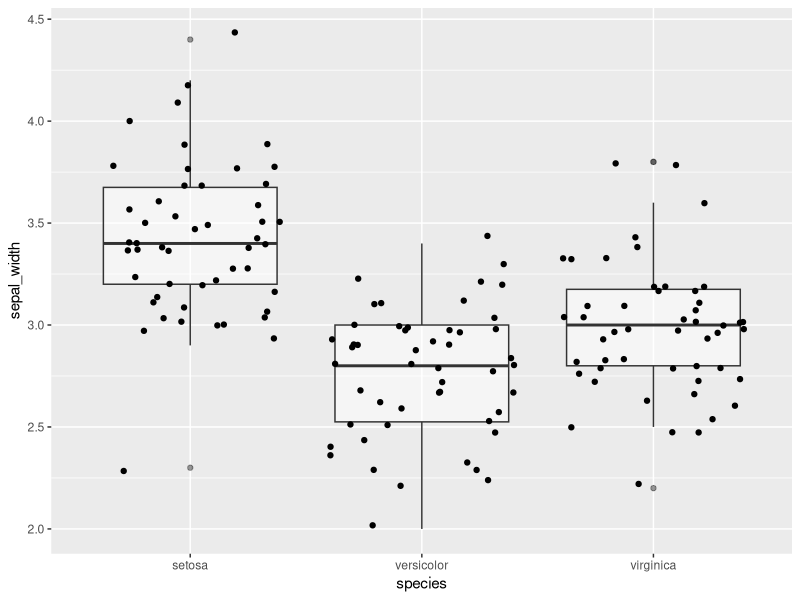
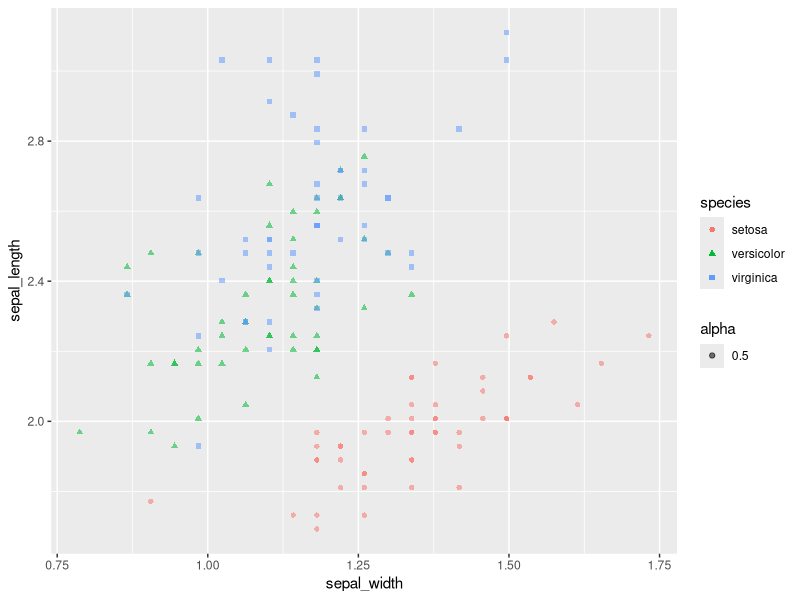
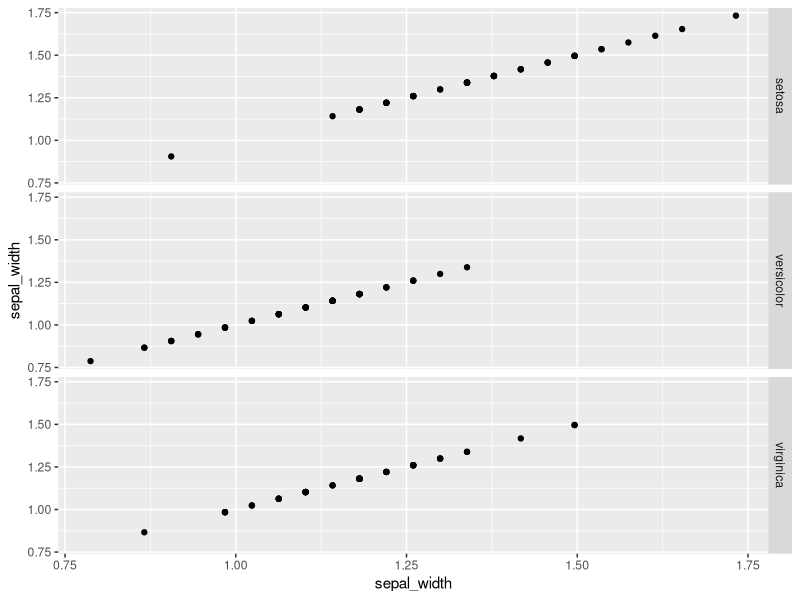

Write R code to recreate these figures, in order. (Note: this script raises an error after producing the figures.)
## ---- chunk 1
knitr::opts_chunk$set(error = TRUE)
## ---- chunk 2
# load your packages here:
library(tidyverse)
## ---- chunk 3
mtcars_1 <- mtcars %>% 
  as_tibble(rownames = "model") %>% 
  filter(cyl == 6) %>% 
  select(model, mpg, hp)

## ---- chunk 4
knitr::kable(mtcars_1)
## ---- chunk 5
iris_wedidit <- iris %>% 
  rename_all(tolower) %>% 
  rename(sepal_length = sepal.length, sepal_width = sepal.width, petal_length = petal.length, petal_width = petal.width) %>% 
  select(species,everything())
## ---- chunk 6
library(ggplot2) 
  iris_wedidit %>% 
  ggplot(aes(x = species, y = sepal_width))+
    geom_boxplot(alpha = 0.5)+
    geom_jitter()
## ---- chunk 7
iris_inin <- iris_wedidit %>% 
  mutate(sepal_length = sepal_length / 2.54, sepal_width = sepal_width / 2.54, petal_length = petal_length / 2.54, petal_width = petal_width / 2.54)
## ---- chunk 8
iris_inin %>% 
  ggplot(aes(x = sepal_width, y = sepal_length)) +
  geom_point(aes(shape = species, color = species, alpha = 0.5))

## ---- chunk 9
iris_inin %>% 
  ggplot(aes(x = sepal_width, y = sepal_width)) +
  geom_point()+
  facet_grid(rows = vars(species))
## ---- chunk 10

gapminder %>% 
  group_by(continent, year) %>% 
  filter(lifeExp == min(lifeExp)) %>% 
  select(country, min_life= lifeExp) %>% 
  arrange(min_life)
## ---- chunk 11
psych::bfi %>%
  as_tibble() %>% 
  select(A1:A5) %>% 
  rowwise() %>% 
  mutate(A_mean = mean(c(A1, A2, A3, A4, A5), na.rm = TRUE)) %>% 
  ungroup() %>% 
  drop_na()
## ---- chunk 12
psych::bfi %>%
  as_tibble() %>% 
  select(C1:C5) %>% 
  rowwise() %>% 
  mutate(C_mean = mean(c(C1, C2, C3, C4, C5), na.rm = TRUE)) %>% 
   mutate(C_sd = sd(c(C1, C2, C3, C4, C5), na.rm = TRUE)) %>% 
   mutate(C_min = min(c(C1, C2, C3, C4, C5), na.rm = TRUE)) %>% 
  ungroup() %>% 
  drop_na()

## ---- chunk 13
psych::bfi %>% 
  as_tibble() %>% 
  select(A1:A5) %>% 
  mutate(A_min = pmin(A1, A2, A3, A4, A5))
## ---- chunk 14
psych::bfi %>% 
  as_tibble() %>% 
  select(A1:A5) %>% 
  mutate(A_mn = rowMeans(select(., A1:A5)),
         A_mn2 = rowMeans(select(., starts_with("A", ignore.case = FALSE))))
## ---- chunk 15
BFI_new <-
  psych::bfi %>% 
  mutate(A_mn = rowMeans(select(.,A1:A5)), 
         C_mn = rowMeans(select(.,C1:C5)),
         N_mn = rowMeans(select(.,N1:N5)),
         E_mn = rowMeans(select(.,E1:E5))
         ) %>% 
  mutate(Education= factor(education, levels= c(1,2,3,4,5))) %>% 
  drop_na()

## ---- chunk 16
BFI_new %>% 
  group_by(Education) %>% 
  summarise(mu= mean() )
## ---- chunk 17

## ---- chunk 18
